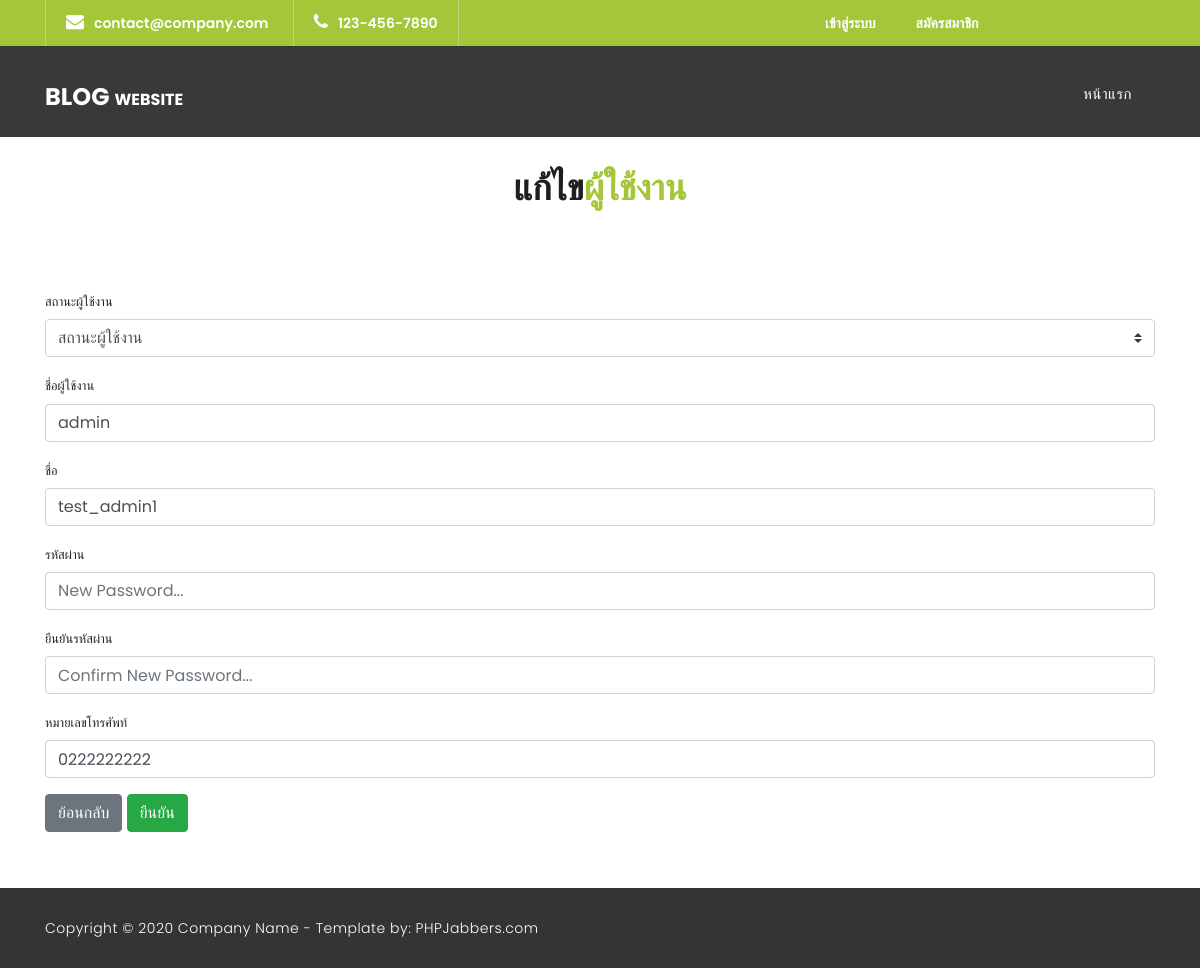
The page /admin/member_form_edit.php?id=8 on the database as committed earlier.
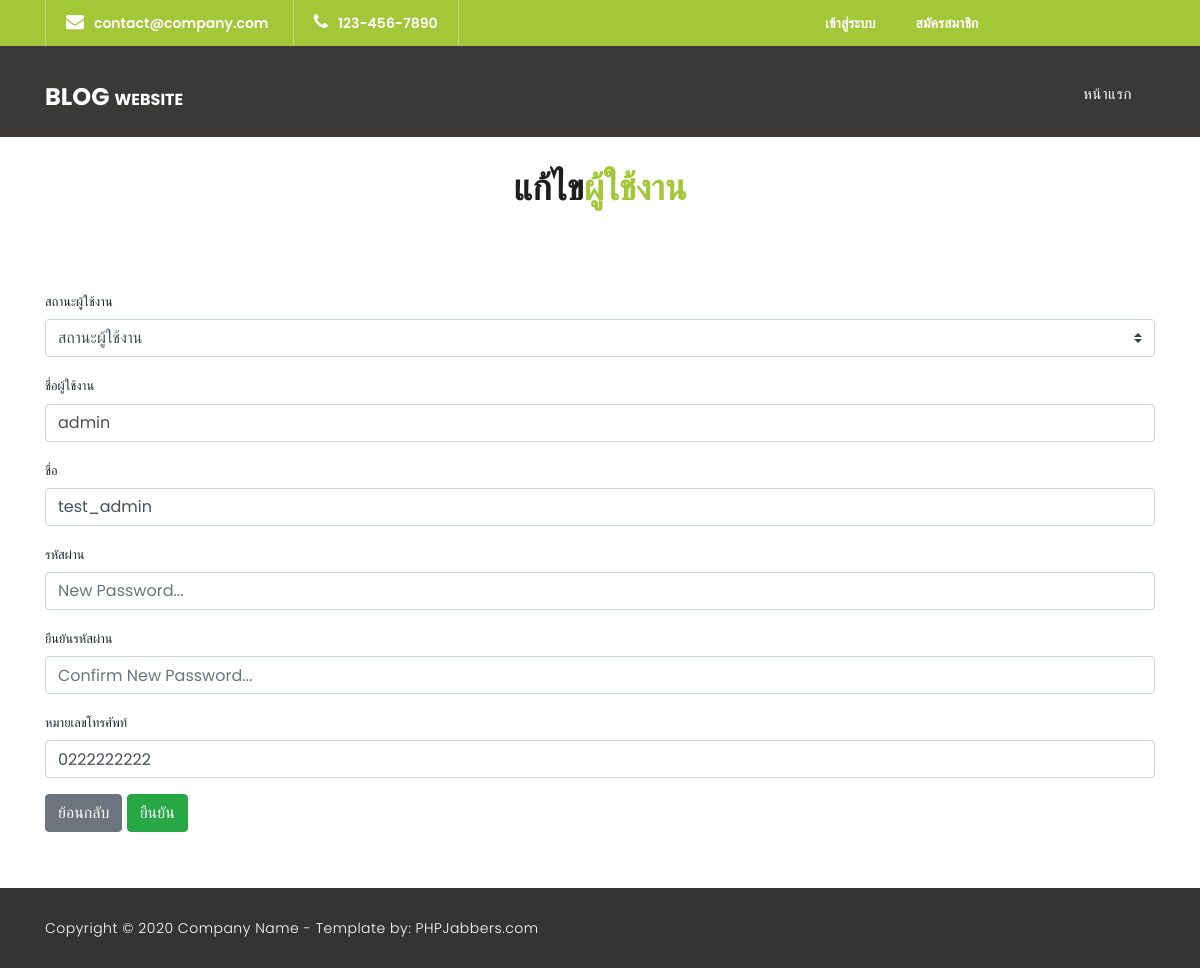
The same page on the database as committed later.
### tables this page shows
CREATE TABLE `register` (
  `id` int(11) NOT NULL,
  `r_username` varchar(50) NOT NULL,
  `r_name` varchar(50) NOT NULL,
  `r_phone` varchar(20) NOT NULL,
  `r_password` varchar(50) NOT NULL,
  `r_confirmpassword` varchar(50) NOT NULL,
  `r_status` varchar(20) NOT NULL
);

### server.php (called while the page is built, shortened)
<?php
    class DB_con {
        function __construct() {
            $conn = mysqli_connect(DB_SERVER, DB_USER, DB_PASS, DB_NAME);
            $this->dbcon = $conn;
        }
    }

### classes/Member.php (called while the page is built, shortened)
<?php
class Member
{
    private $db;
    function __construct($conn)
    {
        $this->db = $conn;
    }
    public function Select_member($id)
    {
        $member = mysqli_query($this->db, "SELECT `r_username`, `r_name`, `r_phone`, `r_status` FROM `register` WHERE `id`= $id");
        return $member;
    }
}

### admin/member_form_edit.php (the view, shortened to what the changed rows need)
<?php
include_once('../server.php');
include_once('../classes/Member.php');
$conn = new DB_con();
$member = new Member($conn->dbcon);
$__id = $_GET['id'];
$result = $member->Select_member($__id);
$num = mysqli_fetch_array($result);
?>
<!DOCTYPE html>
<html lang="en">
<head>
    <link href="../vendor/bootstrap/css/bootstrap.min.css" rel="stylesheet">
    <link href="https://cdnjs.cloudflare.com/ajax/libs/font-awesome/5.15.2/css/all.min.css" rel="stylesheet">
    <link rel="stylesheet" href="../assets/css/fontawesome.css">
    <link rel="stylesheet" href="../assets/css/style.css">
    <link rel="stylesheet" href="../assets/css/owl.css">
    <link rel="stylesheet" href="../assets/css/myStyle.css">
</head>
<body>
    <header class="">
        <nav class="navbar navbar-expand-lg">
            <div class="container">
                <a class="navbar-brand" href="../index.php">
                    <h2>Blog <em> Website</em></h2>
                </a>
            </div>
        </nav>
    </header>
    <div class="team" style="margin: 0">
        <div class="container">
            <div class="row">
                <div class="col-md-12">
                    <div class="section-heading">
                        <h2>แก้ไข<em>ผู้ใช้งาน</em></h2>
                    </div>
                    <div class="form-bottom">
                        <form name="formedit" action="" method="post">
                            <div class="form-group">
                                <label for="user">ชื่อผู้ใช้งาน</label>
                                <input type="text" placeholder="Username..." class="form-username form-control" name="user" id="user" value="<?php echo $num['r_username']; ?>">
                            </div>
                            <div class="form-group">
                                <label for="name">ชื่อ</label>
                                <input type="text" placeholder="Name..." class="form-username form-control" name="name" id="name" value="<?php echo $num['r_name']; ?>">
                            </div>
                            <div class="form-group">
                                <label for="phone">หมายเลขโทรศัพท์</label>
                                <input type="text" placeholder="Phone Number..." class="form-username form-control" name="phone" id="phone" value="<?php echo $num['r_phone']; ?>">
                            </div>
                        </form>
                    </div>
                </div>
            </div>
        </div>
    </div>
</body>
</html>

Rows that differ between the two databases and show on the page:
changed register "admin": name "test_admin1" → "test_admin"
